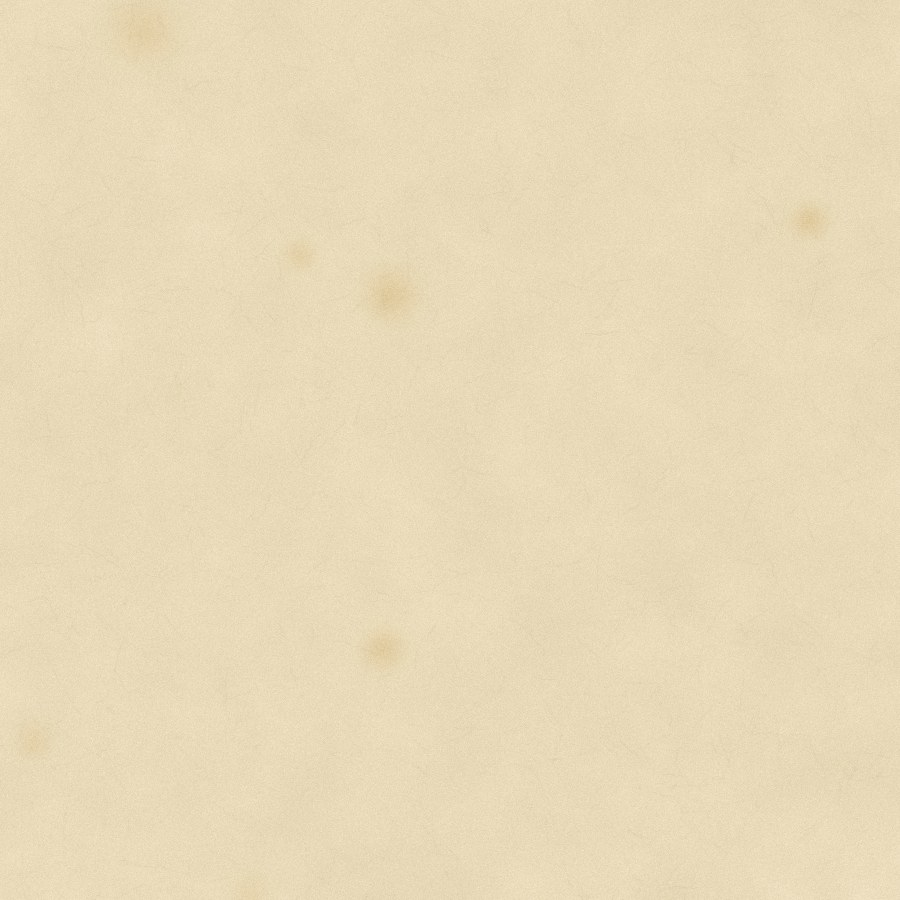
#> input picture app/src/windows/panel/img/paper.jpg, 900 x 900 px, given in place of 微信图片_20261111211336_2070_88.jpg, which was not available
$ python overlay.py ../../../src/windows/panel/img/paper.jpg out.png
#> lines starting #> are read from the running program, lines starting #| are printed output that depends on the picture
import sys, cv2, numpy as np
ph=cv2.imread('/Users/zizic/Downloads/微信图片_20261111211336_2070_88.jpg'); r=cv2.imread(sys.argv[1])
#> further down, ph is the input picture: shape (900, 900, 3); mean B, G, R 184.2, 217.2, 232.3
r=cv2.resize(r,(ph.shape[1],ph.shape[0]))
e=cv2.Canny(cv2.GaussianBlur(cv2.cvtColor(r,cv2.COLOR_BGR2GRAY),(3,3),0),40,110)
#> e: shape (900, 900); every value is 0
out=ph.copy(); out[e>0]=(0,0,255)
blend=cv2.addWeighted(ph,0.5,r,0.5,0)
cv2.imwrite(sys.argv[2],np.hstack([out,blend]))
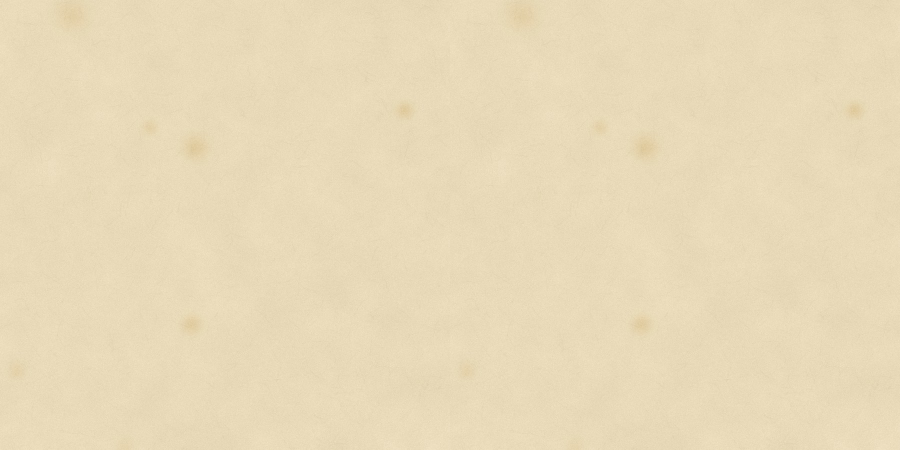
#> saved as out.png: shape (900, 1800, 3) (shown at 1/2 size); mean B, G, R 184.2, 217.2, 232.3

$ run again, on app/src/windows/typewriter/img/paper_aged.jpg
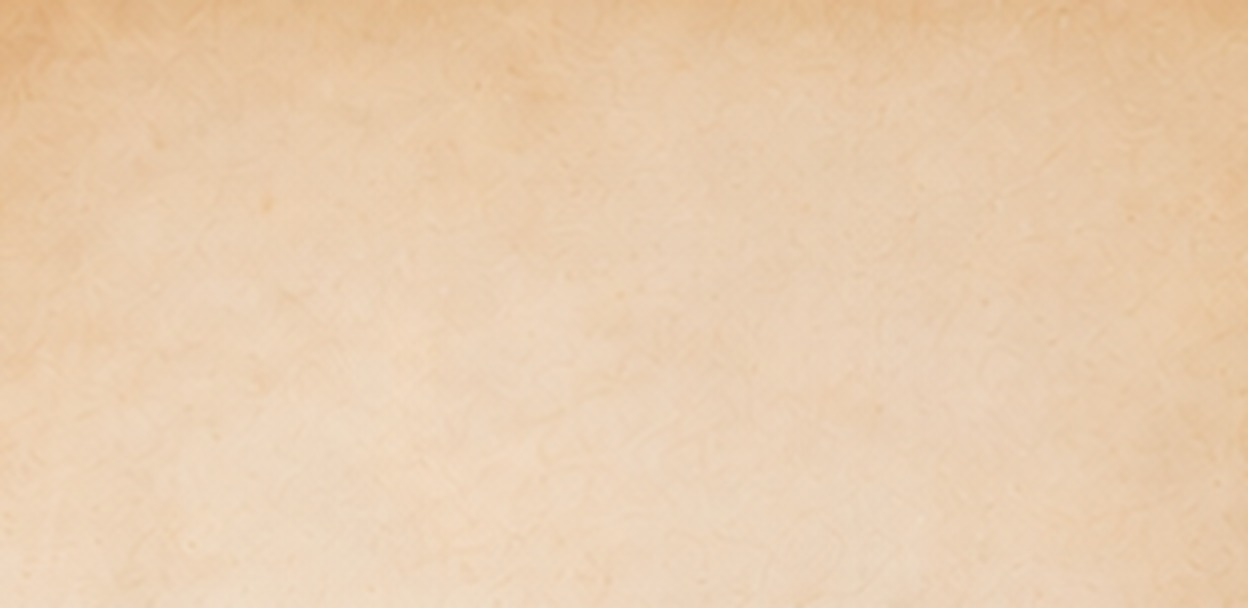
#> input picture app/src/windows/typewriter/img/paper_aged.jpg, 1248 x 608 px, given in place of 微信图片_20261111211336_2070_88.jpg, which was not available
#> ph is the input picture: shape (608, 1248, 3); mean B, G, R 174.7, 205, 233.1
#> e: shape (608, 1248); every value is 0
#> `cv2.imwrite(sys.argv[2],np.hstack([out,blend]))`:
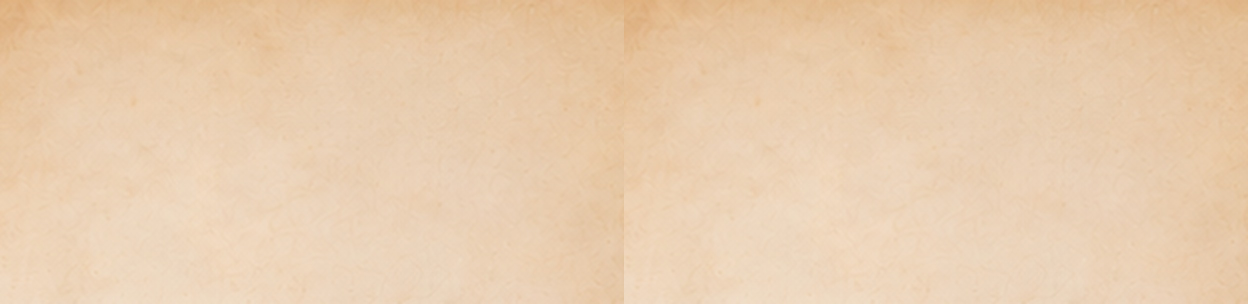
#> saved as out.png: shape (608, 2496, 3) (shown at 1/2 size); mean B, G, R 174.7, 205, 233.1
